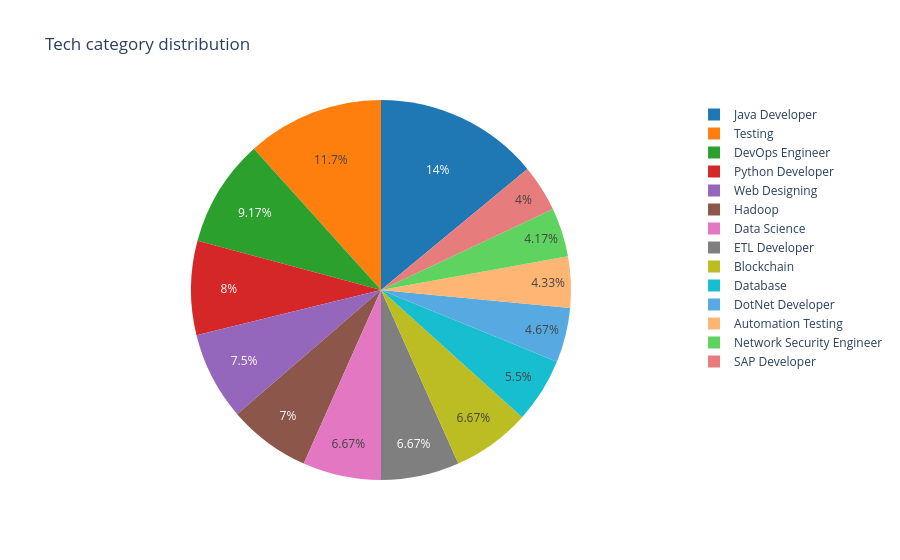
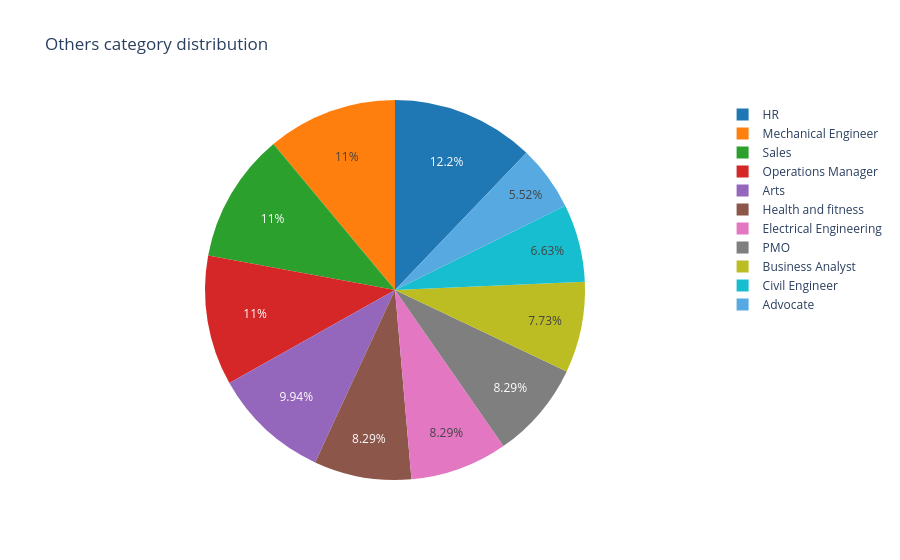

Here is the notebook cell these charts were saved with, in order:
### Code cell
# Here was made a visualization more deeper, to see distribution of category area (tech or others)
df_1 = df[df['Category Area'] == 'Tech']
df_2 = df[df['Category Area'] == 'Others']

fig_1 = px.pie(df_1, names='Category', title='Tech category distribution',
               color_discrete_sequence=px.colors.qualitative.D3) # Color: https://plotly.com/python/discrete-color/

fig_2 = px.pie(df_2, names='Category', title='Others category distribution',
               color_discrete_sequence=px.colors.qualitative.D3)

fig_1.show()
print('')
fig_2.show()

### Figure 1 — Plotly figure (JSON) as saved in the notebook; plotly's stock layout.template omitted (floating-point values rounded to 4 significant figures; data arrays with more than 128 entries replaced by an {"elided": "..."} marker saying what was removed)
{"data": [{"domain": {"x": [0, 1], "y": [0, 1]}, "hovertemplate": "Category=%{label}<extra></extra>", "labels": {"elided": "600 str values"}, "legendgroup": "", "name": "", "showlegend": true, "type": "pie"}], "layout": {"legend": {"tracegroupgap": 0}, "piecolorway": ["#1F77B4", "#FF7F0E", "#2CA02C", "#D62728", "#9467BD", "#8C564B", "#E377C2", "#7F7F7F", "#BCBD22", "#17BECF"], "title": {"text": "Tech category distribution"}}}

### Figure 2 — Plotly figure (JSON) as saved in the notebook; plotly's stock layout.template omitted (floating-point values rounded to 4 significant figures; data arrays with more than 128 entries replaced by an {"elided": "..."} marker saying what was removed)
{"data": [{"domain": {"x": [0, 1], "y": [0, 1]}, "hovertemplate": "Category=%{label}<extra></extra>", "labels": {"elided": "362 str values"}, "legendgroup": "", "name": "", "showlegend": true, "type": "pie"}], "layout": {"legend": {"tracegroupgap": 0}, "piecolorway": ["#1F77B4", "#FF7F0E", "#2CA02C", "#D62728", "#9467BD", "#8C564B", "#E377C2", "#7F7F7F", "#BCBD22", "#17BECF"], "title": {"text": "Others category distribution"}}}
